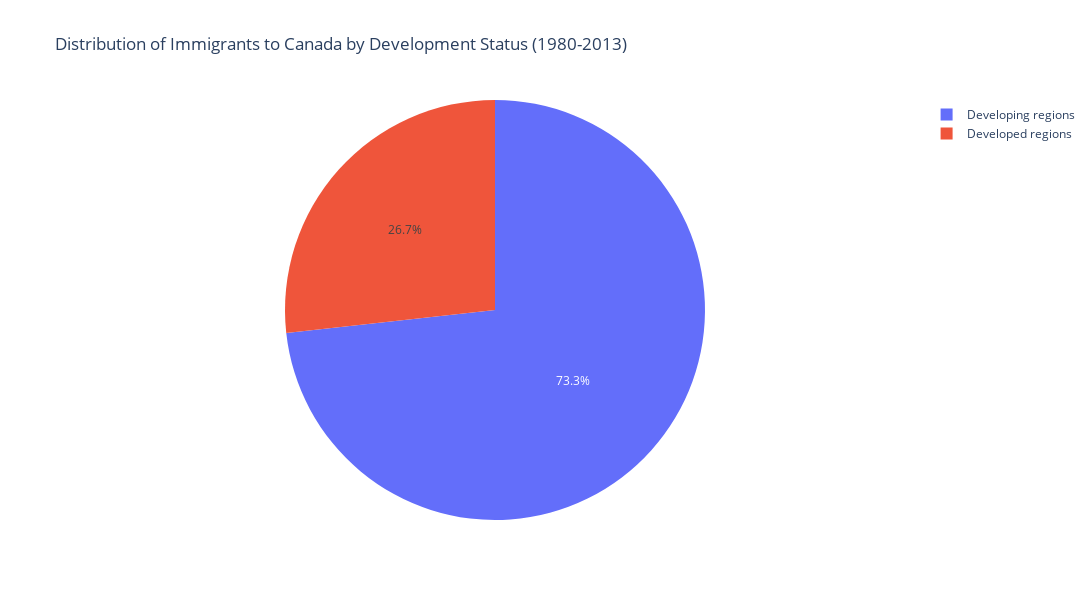

Notebook code cell kept with this figure:
### Markdown cell above
For our next visualization, we'll display the Distribution of Immigrants by Development Status using a pie chart. This will provide an understanding of the proportion of immigrants coming from developed versus developing regions.

### Code cell
# Group data by DevName and sum the totals
df_devname = df_can.groupby('DevName').sum()['Total']

# Create a pie chart for distribution of immigrants by development status
fig_devname = px.pie(df_devname, 
                     names=df_devname.index, 
                     values=df_devname.values, 
                     title='Distribution of Immigrants to Canada by Development Status (1980-2013)')

fig_devname.update_layout(width=1200, height=600)
fig_devname

### Figure 1 — Plotly figure (JSON) as saved in the notebook; plotly's stock layout.template omitted (floating-point values rounded to 4 significant figures)
{"data": [{"domain": {"x": [0, 1], "y": [0, 1]}, "hovertemplate": "DevName=%{label}<br>value=%{value}<extra></extra>", "labels": ["Developed regions", "Developing regions"], "legendgroup": "", "name": "", "showlegend": true, "type": "pie", "values": [1714011, 4695142]}], "layout": {"height": 600, "legend": {"tracegroupgap": 0}, "title": {"text": "Distribution of Immigrants to Canada by Development Status (1980-2013)"}, "width": 1200}}
